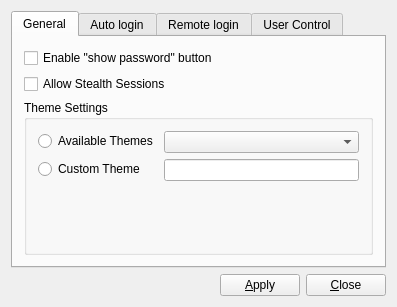
<?xml version="1.0" encoding="UTF-8"?>
<ui version="4.0">
 <class>MainWindow</class>
 <widget class="QMainWindow" name="MainWindow">
  <property name="geometry">
   <rect>
    <x>0</x>
    <y>0</y>
    <width>397</width>
    <height>307</height>
   </rect>
  </property>
  <property name="windowTitle">
   <string>Login Manager Settings</string>
  </property>
  <property name="windowIcon">
   <iconset resource="pc-dmconf.qrc">
    <normaloff>:/icons/pc-dmconf.png</normaloff>:/icons/pc-dmconf.png</iconset>
  </property>
  <widget class="QWidget" name="centralWidget">
   <layout class="QVBoxLayout" name="verticalLayout">
    <item>
     <widget class="QTabWidget" name="tabWidget">
      <property name="currentIndex">
       <number>0</number>
      </property>
      <widget class="QWidget" name="tab_general">
       <attribute name="title">
        <string>General</string>
       </attribute>
       <layout class="QVBoxLayout" name="verticalLayout_3">
        <item>
         <widget class="QCheckBox" name="checkShowPW">
          <property name="text">
           <string>Enable &quot;show password&quot; button</string>
          </property>
         </widget>
        </item>
        <item>
         <widget class="QCheckBox" name="checkAllowStealth">
          <property name="toolTip">
           <string/>
          </property>
          <property name="text">
           <string>Allow Stealth Sessions</string>
          </property>
         </widget>
        </item>
        <item>
         <widget class="QGroupBox" name="groupBox">
          <property name="title">
           <string>Theme Settings</string>
          </property>
          <layout class="QFormLayout" name="formLayout">
           <item row="0" column="0">
            <widget class="QRadioButton" name="radio_theme_bundle">
             <property name="text">
              <string>Available Themes</string>
             </property>
            </widget>
           </item>
           <item row="0" column="1">
            <widget class="QComboBox" name="combo_themes"/>
           </item>
           <item row="1" column="0">
            <widget class="QRadioButton" name="radio_theme_custom">
             <property name="text">
              <string>Custom Theme</string>
             </property>
            </widget>
           </item>
           <item row="1" column="1">
            <widget class="QLineEdit" name="line_theme_custom"/>
           </item>
          </layout>
         </widget>
        </item>
       </layout>
      </widget>
      <widget class="QWidget" name="tab">
       <attribute name="title">
        <string>Auto login</string>
       </attribute>
       <layout class="QGridLayout" name="gridLayout_2">
        <item row="4" column="1">
         <widget class="QSpinBox" name="spin_autoLogDelay">
          <property name="suffix">
           <string> Seconds</string>
          </property>
          <property name="maximum">
           <number>120</number>
          </property>
          <property name="value">
           <number>10</number>
          </property>
         </widget>
        </item>
        <item row="4" column="0">
         <widget class="QLabel" name="label_2">
          <property name="text">
           <string>Time Delay</string>
          </property>
         </widget>
        </item>
        <item row="0" column="0">
         <widget class="QCheckBox" name="AutoLoginEnabledCB">
          <property name="text">
           <string>Enable auto login</string>
          </property>
         </widget>
        </item>
        <item row="5" column="0">
         <spacer name="verticalSpacer">
          <property name="orientation">
           <enum>Qt::Vertical</enum>
          </property>
          <property name="sizeHint" stdset="0">
           <size>
            <width>20</width>
            <height>137</height>
           </size>
          </property>
         </spacer>
        </item>
        <item row="3" column="0">
         <widget class="QLabel" name="label">
          <property name="text">
           <string>Auto login user</string>
          </property>
         </widget>
        </item>
        <item row="5" column="1">
         <spacer name="horizontalSpacer_2">
          <property name="orientation">
           <enum>Qt::Horizontal</enum>
          </property>
          <property name="sizeHint" stdset="0">
           <size>
            <width>123</width>
            <height>20</height>
           </size>
          </property>
         </spacer>
        </item>
        <item row="3" column="1">
         <widget class="QComboBox" name="UsersList"/>
        </item>
       </layout>
      </widget>
      <widget class="QWidget" name="tab_2">
       <attribute name="title">
        <string>Remote login</string>
       </attribute>
       <layout class="QGridLayout" name="gridLayout_4">
        <item row="0" column="0">
         <widget class="QCheckBox" name="EnableVNC">
          <property name="text">
           <string>Enable Remote Desktop (VNC)</string>
          </property>
         </widget>
        </item>
        <item row="1" column="1" rowspan="2">
         <spacer name="horizontalSpacer_6">
          <property name="orientation">
           <enum>Qt::Horizontal</enum>
          </property>
          <property name="sizeHint" stdset="0">
           <size>
            <width>144</width>
            <height>20</height>
           </size>
          </property>
         </spacer>
        </item>
       </layout>
      </widget>
      <widget class="QWidget" name="tab_3">
       <attribute name="title">
        <string>User Control</string>
       </attribute>
       <layout class="QGridLayout" name="gridLayout">
        <item row="1" column="0">
         <widget class="QGroupBox" name="groupAllowUnder1K">
          <property name="title">
           <string>Allow Valid Users with UID under 1000</string>
          </property>
          <property name="checkable">
           <bool>true</bool>
          </property>
          <property name="checked">
           <bool>false</bool>
          </property>
          <layout class="QVBoxLayout" name="verticalLayout_2">
           <item>
            <widget class="QLabel" name="label_3">
             <property name="text">
              <string>Additional Excluded Users</string>
             </property>
            </widget>
           </item>
           <item>
            <widget class="QListWidget" name="list_exuser">
             <property name="selectionMode">
              <enum>QAbstractItemView::ExtendedSelection</enum>
             </property>
             <property name="sortingEnabled">
              <bool>true</bool>
             </property>
            </widget>
           </item>
           <item>
            <layout class="QHBoxLayout" name="horizontalLayout_2">
             <item>
              <widget class="QLineEdit" name="line_exuser"/>
             </item>
             <item>
              <widget class="QToolButton" name="tool_exuser_add">
               <property name="text">
                <string>...</string>
               </property>
               <property name="icon">
                <iconset resource="pc-dmconf.qrc">
                 <normaloff>:/icons/list-add-user.png</normaloff>:/icons/list-add-user.png</iconset>
               </property>
               <property name="popupMode">
                <enum>QToolButton::MenuButtonPopup</enum>
               </property>
               <property name="arrowType">
                <enum>Qt::NoArrow</enum>
               </property>
              </widget>
             </item>
             <item>
              <spacer name="horizontalSpacer_3">
               <property name="orientation">
                <enum>Qt::Horizontal</enum>
               </property>
               <property name="sizeHint" stdset="0">
                <size>
                 <width>40</width>
                 <height>20</height>
                </size>
               </property>
              </spacer>
             </item>
             <item>
              <widget class="QToolButton" name="tool_exuser_rem">
               <property name="text">
                <string>...</string>
               </property>
               <property name="icon">
                <iconset resource="pc-dmconf.qrc">
                 <normaloff>:/icons/list-remove-user.png</normaloff>:/icons/list-remove-user.png</iconset>
               </property>
              </widget>
             </item>
            </layout>
           </item>
          </layout>
         </widget>
        </item>
        <item row="3" column="0">
         <spacer name="verticalSpacer_2">
          <property name="orientation">
           <enum>Qt::Vertical</enum>
          </property>
          <property name="sizeHint" stdset="0">
           <size>
            <width>20</width>
            <height>224</height>
           </size>
          </property>
         </spacer>
        </item>
        <item row="0" column="0">
         <widget class="QCheckBox" name="checkShowUsers">
          <property name="text">
           <string>Display available users</string>
          </property>
          <property name="checked">
           <bool>true</bool>
          </property>
         </widget>
        </item>
       </layout>
      </widget>
     </widget>
    </item>
    <item>
     <layout class="QHBoxLayout" name="horizontalLayout">
      <item>
       <spacer name="horizontalSpacer">
        <property name="orientation">
         <enum>Qt::Horizontal</enum>
        </property>
        <property name="sizeHint" stdset="0">
         <size>
          <width>40</width>
          <height>20</height>
         </size>
        </property>
       </spacer>
      </item>
      <item>
       <widget class="QPushButton" name="SaveButton">
        <property name="maximumSize">
         <size>
          <width>100</width>
          <height>100</height>
         </size>
        </property>
        <property name="text">
         <string>&amp;Apply</string>
        </property>
       </widget>
      </item>
      <item>
       <widget class="QPushButton" name="CloseButton">
        <property name="maximumSize">
         <size>
          <width>100</width>
          <height>100</height>
         </size>
        </property>
        <property name="text">
         <string>&amp;Close</string>
        </property>
       </widget>
      </item>
     </layout>
    </item>
   </layout>
  </widget>
 </widget>
 <layoutdefault spacing="6" margin="11"/>
 <resources>
  <include location="pc-dmconf.qrc"/>
 </resources>
 <connections>
  <connection>
   <sender>CloseButton</sender>
   <signal>clicked()</signal>
   <receiver>MainWindow</receiver>
   <slot>close()</slot>
   <hints>
    <hint type="sourcelabel">
     <x>239</x>
     <y>315</y>
    </hint>
    <hint type="destinationlabel">
     <x>142</x>
     <y>166</y>
    </hint>
   </hints>
  </connection>
 </connections>
</ui>
